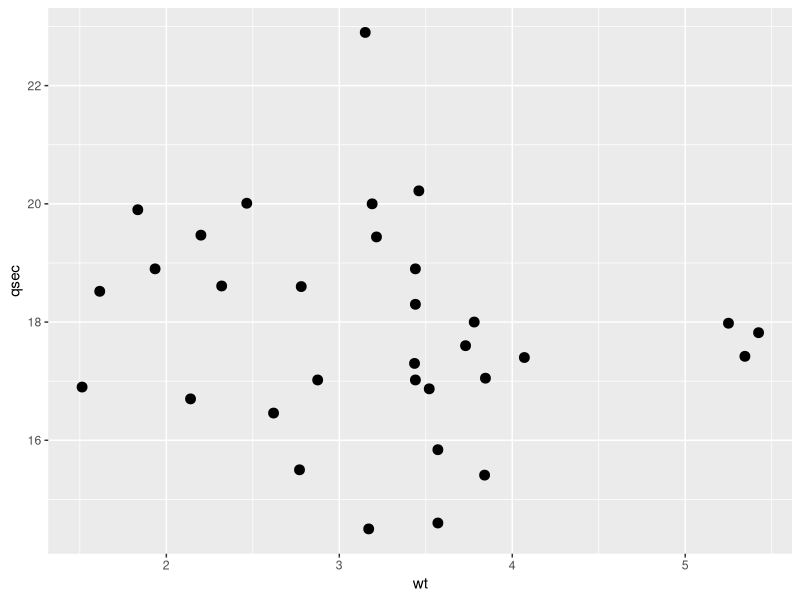
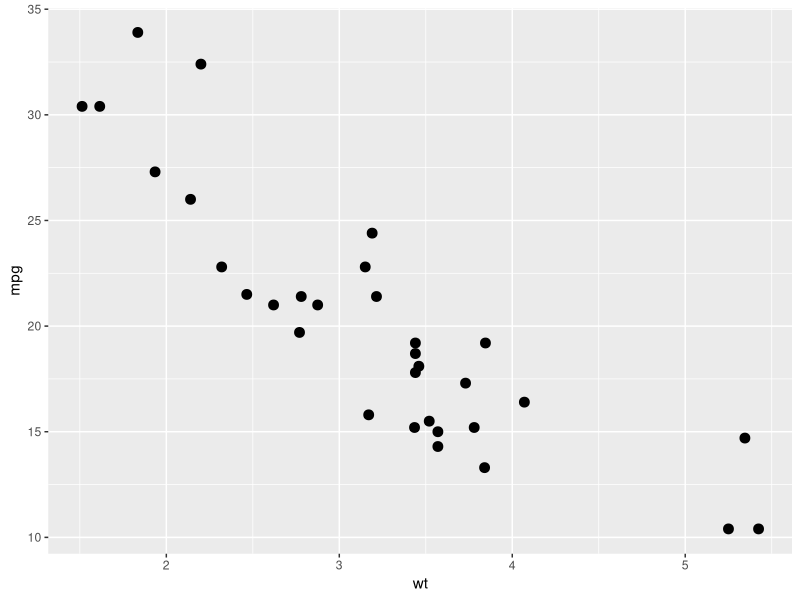
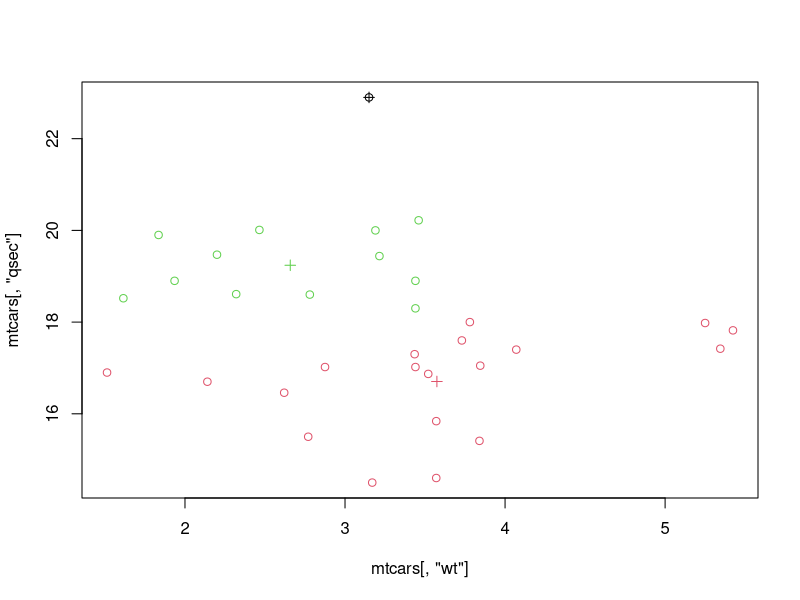
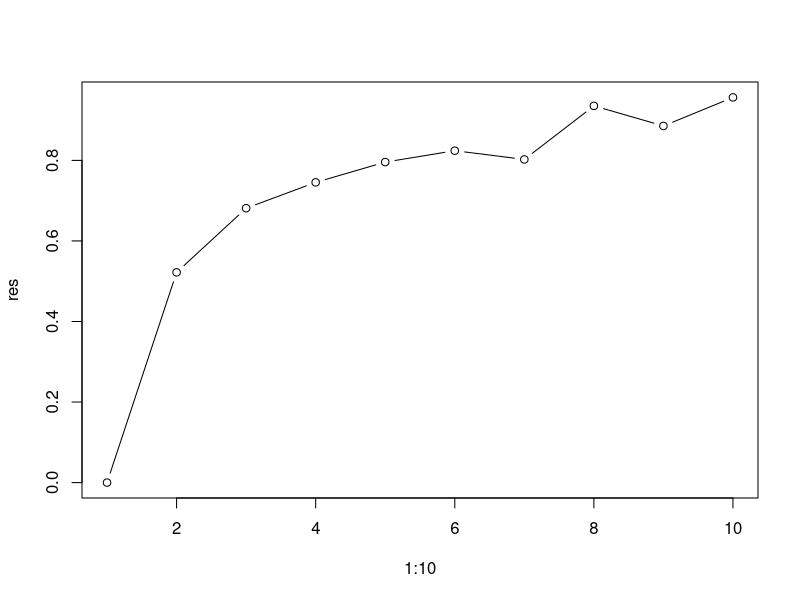

These figures' R source, in order: (Note: this script raises an error after producing the figures.)
## ---- chunk 1
#Load.package(c("tidyverse","xtable"))
library(tidyselect)
library(xtable)
library(ggplot2)
library(dplyr)
library(plyr)
## ---- chunk 2
data<-mtcars
str(data)
## ---- chunk 3
summary(data)
## ---- chunk 4
# statistiques élémentaires
dtf<-round(sapply(mtcars, each(min,max,mean,sd,var,median,IQR)),3)
as.matrix(dtf, digits=2)
## ---- chunk 5
g<-ggplot(mtcars, aes(x=wt, y=qsec))+geom_point(size=3)
g
## ---- chunk 6
g<-ggplot(mtcars, aes(x=wt, y=mpg))+geom_point(size=3)
g
## ---- chunk 7
classe<-kmeans(mtcars[,c("wt","qsec")], centers=3, algorithm = "MacQueen")
classe
## ---- chunk 8
mtcars$cluster <- factor(classe$cluster)
mtcars$cyl <- factor(mtcars$cyl, labels=c("Four cylinder", "Six cylinder", "Eight cylinder"))
## ---- chunk 9
# Centres
classe$centers
## ---- chunk 10
# variance intra classe 
classe$tot.withinss
## ---- chunk 11
# variance inter classe
classe$betweenss
## ---- chunk 12
R2=100*(classe$betweenss/classe$totss)
R2
## ---- chunk 13
plot( x=mtcars[,"wt"], y=mtcars[,"qsec"], col = classe$cluster)
points(classe$centers, col = 1:3, pch = 3)
## ---- chunk 14
table(mtcars$cluster, mtcars$cyl)
## ---- chunk 15
res<-c()
for(i in 1:10){
  restmp=kmeans(cbind(mtcars$wt,mtcars$qsec), centers = i,algorithm = "MacQueen")
  res[i]=sum(restmp$betweenss/restmp$totss)
}
plot(1:10, res, type='b')
## ---- chunk 16

classe2<-kmeans(cbind(mtcars$wt,mtcars$qsec), centers = n_class,algorithm = "MacQueen")
plot( x=mtcars[,"wt"], y=mtcars[,"qsec"], col = classe2$cluster)
points(classe2$centers, col = 1:3, pch = 3)
## ---- chunk 17
classe3<-kmeans(cbind(mtcars$wt,mtcars$qsec), centers = 3,nstart=30,algorithm = "MacQueen")
classe3
## ---- chunk 18
k_forgy<-kmeans(cbind(mtcars$wt,mtcars$qsec), centers = 3,algorithm = "Forgy")
## ---- chunk 19
k_nues<-kmeans(cbind(mtcars$wt,mtcars$qsec), centers = 3)
